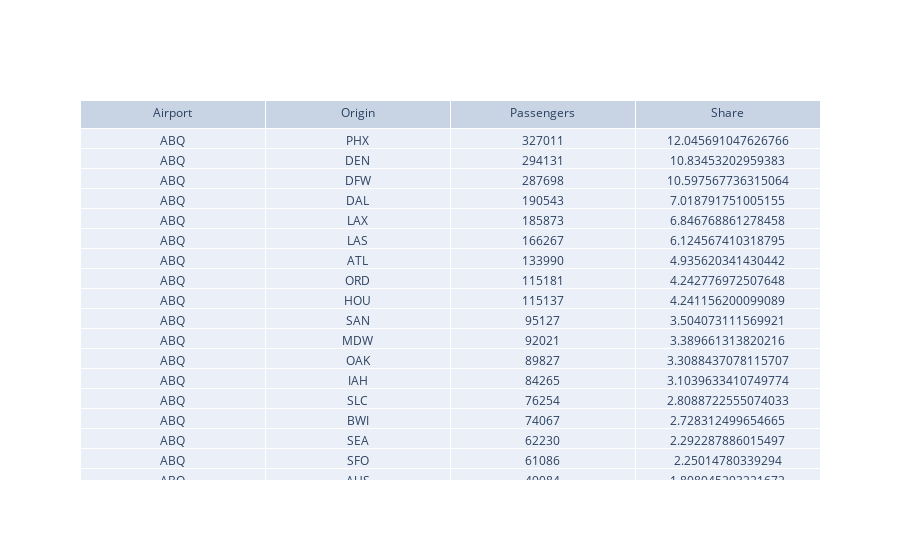

Notebook cell for this chart:
### Code cell
df = df_origins_for_airport
go.Figure(data=go.Table(
    header = dict(
        values = list(df.columns)
        ), 
    cells = dict(
        values = [df['Airport'], df['Origin'], df['Passengers'], df['Share']] )))

### Figure 1 — Plotly figure (JSON) as saved in the notebook; plotly's stock layout.template omitted (floating-point values rounded to 4 significant figures)
{"data": [{"cells": {"values": [["ABQ", "ABQ", "ABQ", "ABQ", "ABQ", "ABQ", "ABQ", "ABQ", "ABQ", "ABQ", "ABQ", "ABQ", "ABQ", "ABQ", "ABQ", "ABQ", "ABQ", "ABQ", "ABQ", "ABQ", "ABQ"], ["PHX", "DEN", "DFW", "DAL", "LAX", "LAS", "ATL", "ORD", "HOU", "SAN", "MDW", "OAK", "IAH", "SLC", "BWI", "SEA", "SFO", "AUS", "MCI", "JFK", "Other"], [327011, 294131, 287698, 190543, 185873, 166267, 133990, 115181, 115137, 95127, 92021, 89827, 84265, 76254, 74067, 62230, 61086, 49084, 43332, 40901, 130730], [12.05, 10.83, 10.6, 7.019, 6.847, 6.125, 4.936, 4.243, 4.241, 3.504, 3.39, 3.309, 3.104, 2.809, 2.728, 2.292, 2.25, 1.808, 1.596, 1.507, 4.816]]}, "header": {"values": ["Airport", "Origin", "Passengers", "Share"]}, "type": "table"}], "layout": {}}
